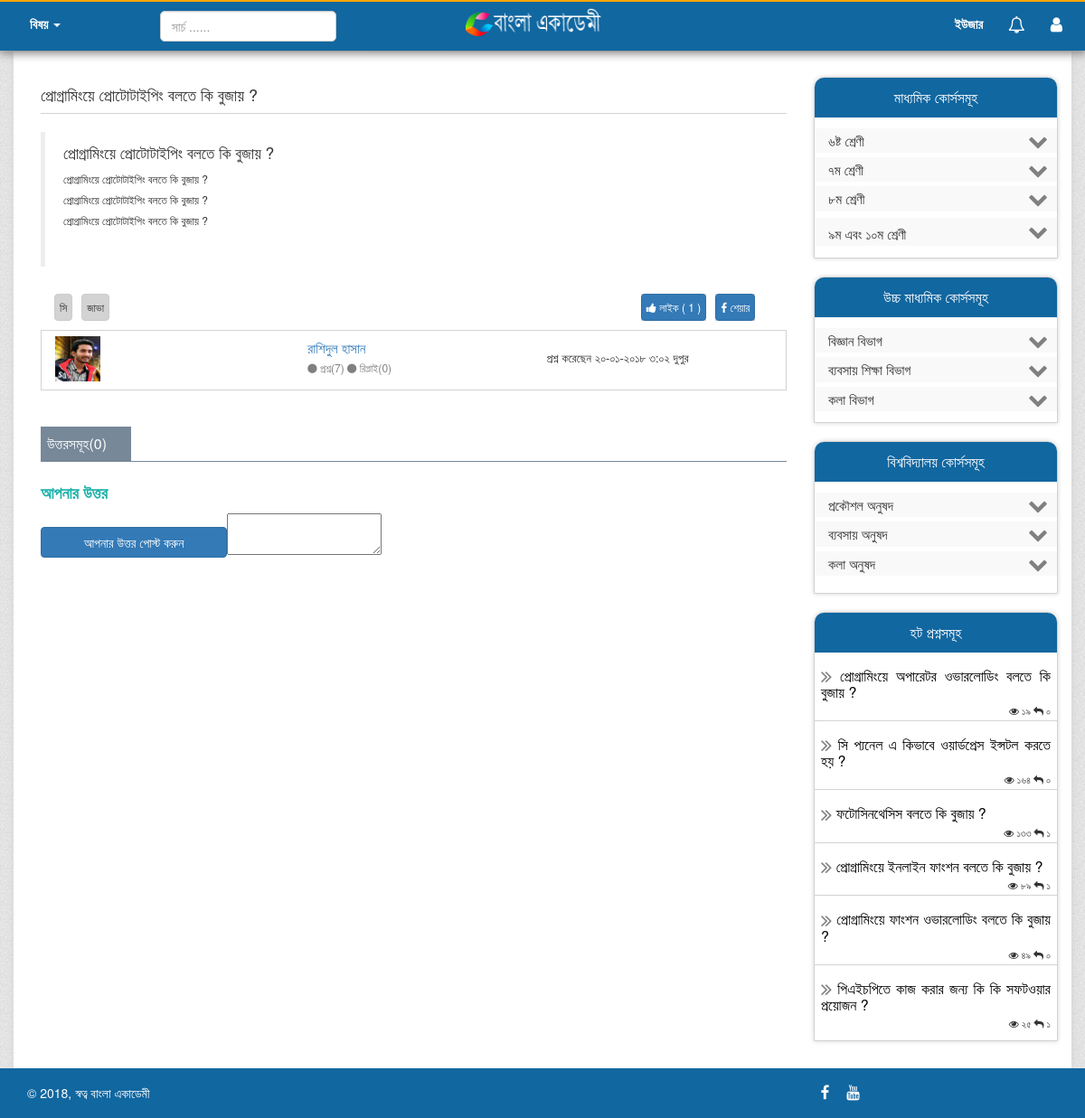
/single.php?id=34 (signed in), run on the app's committed database.
### tables this page shows
CREATE TABLE `site_logo` (
  `id` int(11) NOT NULL,
  `logo` varchar(255) NOT NULL
);

CREATE TABLE `questions` (
  `id` int(11) NOT NULL,
  `Title` varchar(200) NOT NULL,
  `Tags` varchar(200) NOT NULL,
  `Content` text NOT NULL,
  `Time` varchar(200) NOT NULL,
  `User_Name` varchar(180) NOT NULL,
  `User_Id` varchar(50) NOT NULL,
  `views` int(255) NOT NULL DEFAULT '0'
);

CREATE TABLE `user_info` (
  `id` int(11) NOT NULL,
  `Full_Name` varchar(150) NOT NULL,
  `Email` varchar(150) NOT NULL,
  `Password` varchar(150) NOT NULL,
  `Phone` varchar(50) NOT NULL,
  `Tags` varchar(180) NOT NULL,
  `DB_Day` varchar(50) NOT NULL,
  `DB_Month` varchar(50) NOT NULL,
  `DB_Year` varchar(50) NOT NULL,
  `Sex` varchar(50) NOT NULL,
  `Address` text NOT NULL,
  `Picture` varchar(255) NOT NULL
);

CREATE TABLE `copyright_text` (
  `id` int(11) NOT NULL,
  `note` varchar(255) NOT NULL
);

### lib/Database.php (called while the page is built, shortened)
<?php
	class Database{
		private $host_name = "localhost";
		private $user_name = "root";
		private $password = "";
		private $db_name = "banglaacademy";
		public $connection;
		public function __construct(){
			$this -> connection = new mysqli($this->host_name, $this->user_name, $this->password, $this->db_name);
				$this -> connection -> query('SET CHARACTER SET utf8');
				$this -> connection -> query("SET SESSION collation_connection ='utf8_general_ci'");
		}
		public function copyrightSelect(){
			$query  = "select * from copyright_text where id='1'";
			$result = $this -> connection -> query($query);
			return $result;
		}
		public function selectQuestions($query){
			$result = $this -> connection -> query($query);
			return $result;
		}
		public function selectQuery($query){
			$result = $this -> connection -> query($query);
			return $result;
		}
	}
?>

### lib/Session.php (called while the page is built, shortened)
<?php
	class Session{
		public static function get($key){
			if(isset($_SESSION['$key'])){
				return $_SESSION['$key'];
			}
			else{
				return false;
			}
		}
	}
?>

### helpers/formats.php (called while the page is built, shortened)
<?php
 function getBanglaDigit($data){
	 $engArray  = array(0,1,2,3,4,5,6,7,8,9);
	 $bangArray = array('০','১','২','৩','৪','৫','৬','৭','৮','৯');
	 $converted = str_replace($engArray,$bangArray,$data);
	 return $converted;
 }
?>

### single.php (the view, shortened to what this page needs)
<?php
	include_once("lib/Session.php");
?>
<?php
    include_once("lib/Database.php");
	$db = new Database();
?>
	<?php include_once("inc/header.php"); ?>
	<section class="container-fluid main-body">
		<div class="container main-section">
			<?php
					if(isset($_GET['id'])){
						$id = $_GET['id'];
						$query  = "select * from questions where id='$id'";
					$result = $db -> selectQuestions($query);
					if($result){
						$data = mysqli_fetch_array($result);
						$views= $data['views'];
						$views = $views+1;
						$query  = "update questions set views='$views' where id='$id'";
						$result = $db -> updateQuery($query);
					}}
			?>
			<div class="row spage-main-content-row">
				<?php
					$query  = "select * from questions where id='$id'";
					$result = $db -> selectQuestions($query);
					if($result){
						$data = mysqli_fetch_array($result);
						$user_id= $data['User_Id'];
				?>
				<div class="col-lg-9 spage-main-content-column">
					<div class="col-lg-12 spage-top">
						<div class="question-title">
							<h4><?php echo $data['Title']; ?></h4>
						</div>
					</div>
					<div class="col-lg-12 spage-content">
						<?php echo $data['Content']; ?>
						<div class="col-lg-12 post-tags">
							<div class="col-lg-9 post-tag-title">
								<ul>
									<?php
										$tags=$data['Tags'];
										$tags=trim($tags);
										$tags=explode(" ",$tags);
										?>
										<?php foreach($tags as $tag){ ?>
											<li><a href="taggedQuestions.php?tag=<?php echo $tag; ?>" class="btn btn-default"><?php echo $tag; ?></a></li>
									<?php } ?>
								</ul>
							</div>
							<div class="col-lg-3 post-like-share">
								<ul>
								<?php if(isset($_SESSION['Id'])){ ?>
									<li><a href="single.php?id=<?php echo $id; ?> && user_id=<?php echo $_SESSION['Id']; ?>" class="btn btn-primary"><i class="fa fa-thumbs-up"></i> লাইক
									(
									<?php
										$query  = "select * from question_choose where ques_id='$id'";
										$result = $db -> selectQuery($query);
										$choose_count = mysqli_num_rows($result);
										echo $choose_count;
									?>
									)
									</a></li>
								<?php } ?>
								<li><a href=""class="btn btn-primary"><i class="fa fa-facebook"></i> শেয়ার</a></li>
								</ul>
							</div>
						</div>
						<div class="col-lg-12 post-user">
							<div class="col-lg-4 post-user-img">
								<?php
									$query  = "select * from user_info where id='$user_id'";
									$result = $db -> selectQuestions($query);
									$value = mysqli_fetch_array($result);
								?>
								<a href="userProfile.php?userId=<?php echo $user_id; ?>"><img src="uploads/<?php echo $value['Picture']; ?>"/></a>
							</div>
							<div class="col-lg-4 post-user-info">
								<h6><a href="userProfile.php?userId=<?php echo $user_id; ?>"><?php echo $data['User_Name']; ?></a></h6>
								<p>
								<?php
									$query  = "select * from questions where User_Id='$user_id'";
									$result = $db -> selectQuestions($query);
									$total_rows = mysqli_num_rows($result);
								?>
								<i class="fa fa-circle"></i> প্রশ্ন(<?php echo $total_rows; ?>)
								<?php
									$query  = "select * from answers where user_id='$user_id'";
									$result = $db -> selectQuery($query);
									$reply_count = mysqli_num_rows($result);
								?>
								<i class="fa fa-circle"></i> রিপ্লাই(<?php echo $reply_count; ?>) </p>
							</div>
							<div class="col-lg-4 question-time">
									<p>প্রশ্ন করেছেন <?php echo $data['Time']; ?></p>
								</div>
						</div>
					</div>
						<?php  } ?>
					<div class="col-lg-12 question-to-answer">
						<?php
							$query  = "select * from answers where question_id='$id' order by id desc";
							$result = $db -> selectQuery($query);
							$data = mysqli_num_rows($result);
							if($result){
						?>
						<h6>উত্তরসমূহ(<?php echo $data; ?>)</h6>
						<div class="ans-separator"></div>
						<?php  } ?>
					</div>
					<div class="col-lg-12 reply" id="hh">
						<h6 >আপনার উত্তর</h6>
						<form method="post">
						<textarea class="tinymce" name="content"></textarea>
							<?php
								$user_login = Session::get("login");
								if($user_login==true){
									echo "<input type='submit' name='reply' value='আপনার উত্তর পোস্ট করুন' class='btn btn-primary col-lg-3'/>";
								}
								else{
							?>
									<p class='btn btn-info'><a href='login.php?quesID=<?php echo $id; ?>'>উত্তর দেয়ার পূর্বে লগ ইন করে নিন</a></p>;
							<?php
								}
							?>
						</form>
					</div>
				</div>
				<?php include_once("inc/sidebar.php"); ?>
			</div>
		</div>
	</section>
	<?php include_once("inc/footer.php"); ?>

### inc/header.php (shortened to what this page needs)
<?php
	include_once("helpers/formats.php");
?>
<!DOCTYPE html>
<html>
<head>
	<link rel='stylesheet' type='text/css' href='css/bootstrap.min.css'/>
	<link rel='stylesheet' type='text/css' href='font-awesome/css/font-awesome.min.css'/>
	<link rel='stylesheet' type='text/css' href='css/style.css'/>
</head>
<body>
		<div class='container-fluid main-header'>
			<div class='container top-main-header'>
				<div class='row top-main-header-row'>
						<div class='col-lg-5 col-md-4 col-sm-4 subject-search-section'>
							<div class="col-lg-4 col-md-5 col-sm-6 col-xs-3 sbject-item">
								<ul class='subject'>
									<li class='dropdown subject-style'><a href="#" class='dropdown-toggle' data-toggle="dropdown">বিষয় <i class='caret'></i></a>
									</li>
								</ul>
							</div>
							<div class="col-lg-8 col-md-7 col-sm-6 col-xs-12 navbar-search">
								<form method='post' class='navbar-form'>
									<div class="input-group col-lg-8" id="large-search-box">
										<input type='text' name="search" class="form-control" placeholder="সার্চ ......"/>
									</div>
								</form>
							</div>
						</div>
						<div class='col-lg-2 col-md-3 col-sm-2 col-xs-8 brand-section'>
							<?php
								$query = " select * from site_logo";
								$result = $db -> selectQuery($query);
								while($data = mysqli_fetch_array($result)){
									$logo = $data['logo'];
								?>
									<h5><a href="index.php" class='navbarbrand'><img src='admin/logo/<?php echo $logo; ?>' /></a></h5>
							<?php
								}
							?>
						</div>
							<div class='col-lg-5 col-md-5 col-sm-4 col-xs-12 right-menu collapse navbar-collapse main-menu-section' id="main-menu">
								<ul>
									<li><a href="user.php">ইউজার</a></li>
										<?php
											$user_login = Session::get("login");
											if($user_login==true && isset($_SESSION["email"]) && isset($_SESSION["password"])){
												$email    = $_SESSION["email"];
												$password = $_SESSION["password"];
												$query    = "select * from user_info where Email='$email' && Password='$password'";
												$result   = $db -> selectQuery($query);
												$row      = mysqli_num_rows($result);
												if($row>0){
										?>
											<li class="dropdown" id="notification"><i class="fa fa-bell-o fa-lg" class='dropdown-toggle' data-toggle="dropdown"></i>
											</li>
											<li class="dropdown login-user"><i class="fa fa-user fa-lg" class='dropdown-toggle' data-toggle="dropdown"></i>
											</li>
										<?php } }else{
												echo "<li><a href='login.php'><i class='fa fa-sign-in'></i>  লগ ইন</a></li>";
												echo "<li><a href='signup.php'><i class='fa fa-user'></i>  সাইন আপ</a></li>";
											}
										?>
								</ul>
							</div>
				</div>
			</div>
		</div>

### inc/sidebar.php (shortened to what this page needs)
<div class='col-lg-3 col-md-5 col-xs-12 sidebar'>
	<div class="col-lg-12 secondary-course-list">
		<h5 class="text-center">মাধ্যমিক কোর্সসমূহ</h5>
		<div class="col-lg-12 sj-course-list">
			<ul>
				<li>৬ষ্ট শ্রেণী <i  id="class-six-toggle" class="fa fa-chevron-down sj-open-icon"></i></li>
				<li>৭ম শ্রেণী <i  id="class-seven-toggle" class="fa fa-chevron-down sj-open-icon"></i></li>
				<li>৮ম শ্রেণী <i  id="class-eight-toggle" class="fa fa-chevron-down sj-open-icon"></i></li>
			</ul>
		</div>
		<div class="col-lg-12 nine-ten-ctitle">
			<ul>
				<li>৯ম এবং ১০ম শ্রেণী</li>
			</ul>
			<i  id="nt-cl-toggle" class="fa fa-chevron-down open-icon"></i>
		</div>
	</div>
	<div class="col-lg-12 higher-secondary-course-list">
		<h5 class="text-center">উচ্চ মাধ্যমিক কোর্সসমূহ</h5>
		<div class="col-lg-12 hs-division-list">
			<ul>
				<li>বিজ্ঞান বিভাগ <i id="hs-scl-toggle" class="fa fa-chevron-down hs-division-toggle"></i></li>
				<li>ব্যবসায় শিক্ষা বিভাগ <i id="hs-bcl-toggle" class="fa fa-chevron-down hs-division-toggle"></i></li>
				<li>কলা বিভাগ <i id="hs-acl-toggle" class="fa fa-chevron-down hs-division-toggle"></i></li>
			</ul>
		</div>
	</div>
	<div class="col-lg-12 university-course-list">
		<h5 class="text-center">বিশ্ববিদ্যালয় কোর্সসমূহ</h5>
		<div class="col-lg-12 university-faculty-list">
			<ul>
				<li>প্রকৌশল অনুষদ<i id="eng-faculty-toggle" class="fa fa-chevron-down university-dlist-toggle"></i></li>
						<li>ব্যবসায় অনুষদ<i id="business-faculty-toggle" class="fa fa-chevron-down university-dlist-toggle"></i></li>
							<li>কলা অনুষদ<i id="arts-faculty-toggle" class="fa fa-chevron-down university-dlist-toggle"></i></li>
			</ul>
		</div>
	</div>
	<div class="col-lg-12 hot-question">
		<h5 class="text-center">হট প্রশ্নসমূহ</h5>
			<?php
				$query  = "select * from questions order by id desc limit 6";
				$result = $db -> selectQuery($query);
				if($result){
					while($data = mysqli_fetch_array($result)){
						$ques_id = $data['id'];
			?>
				<div class='hot-question-list'>
					<h6><a href="single.php?id=<?php echo $ques_id; ?>"><i class="fa fa-angle-double-right fa-lg ang-right"></i> <?php echo $data['Title']; ?></a></h6>
					<p><i class="fa fa-eye"></i> <?php echo getBanglaDigit($data['views']); ?>
					<?php
							$query  = "select * from answers where question_id='$ques_id'";
							$reply = $db -> selectQuery($query);
							$reply = mysqli_num_rows($reply);
							if($reply>0){
						?>
					<i class="fa fa-reply"></i> <?php echo getBanglaDigit($reply); ?>
							<?php }else{ ?>
					<i class="fa fa-reply"></i> <?php echo "০"; ?>
							<?php } ?>
					</p>
				</div>
				<?php } ?>
			<?php  } ?>
	</div>
</div>

### inc/footer.php
	<footer class="container-fluid footer">
		<div class="container footer-content">
			<div class="row">
				<div class="col-lg-9">
				<?php
					include_once("lib/Database.php");
					$db = new Database();
					$result = $db-> copyrightSelect();
					$data   = mysqli_fetch_array($result);
					$note	= $data ['note'];
				?>
					<h5>&copy <?php echo $note; ?></h5>
				</div>
					<div class="col-lg-3 social-link">
						<?php
							$query  = "select * from socialLink";
							$result = $db-> selectQuery($query);
							$data   = mysqli_fetch_array($result);
							$facebook	= $data ['facebook'];
							$youtube	= $data ['youtube'];
						?>
						<a href="<?php echo $facebook; ?>"><i class="fa fa-facebook"></i></a>
						<a href="<?php echo $youtube; ?>"><i class="fa fa-youtube"></i></a>
					</div>
			</div>
		</div>
	</footer>
</body>
</html>

### data on the page
site_logo: logo (picture)
questions: Title "প্রোগ্রামিংয়ে প্রোটোটাইপিং বলতে কি বুজায় ?", Content "প্রোগ্রামিংয়ে প্রোটোটাইপিং বলতে কি বুজায় ? প্রোগ্রামিংয়ে প্রোটোটাইপিং বলতে কি বুজায় ? প্রোগ্রামিংয়ে প্রোটোটাইপিং বলতে কি বুজায় ? প্রোগ্রামিংয়ে প্রোটোটাইপিং বলতে কি বুজায় ?", Tags "সি", Tags "জাভা", User_Name "রাশিদুল হাসান", Time "২০-০১-২০১৮ ৩:০২ দুপুর"
user_info: Picture (picture)
questions: Title "প্রোগ্রামিংয়ে অপারেটর ওভারলোডিং বলতে কি বুজায় ?", views "১৯", shows "০"
questions: Title "সি প্যনেল এ কিভাবে ওয়ার্ডপ্রেস ইন্সটল করতে হয় ?", views "১৬৪", shows "০"
questions: Title "ফটোসিনথেসিস বলতে কি বুজায় ?", views "১৩৩", reply "১"
questions: Title "প্রোগ্রামিংয়ে ইনলাইন ফাংশন বলতে কি বুজায় ?", views "৮৯", reply "১"
questions: Title "প্রোগ্রামিংয়ে ফাংশন ওভারলোডিং বলতে কি বুজায় ?", views "৪৯", shows "০"
questions: Title "পিএইচপিতে কাজ করার জন্য কি কি সফটওয়ার প্রয়োজন ?", views "২৫", reply "১"
copyright_text: note "2018, স্বত্ব বাংলা একাডেমী"

### other printed values
$choose_count "1"
$total_rows "7"
$reply_count "0"
$data "0"
